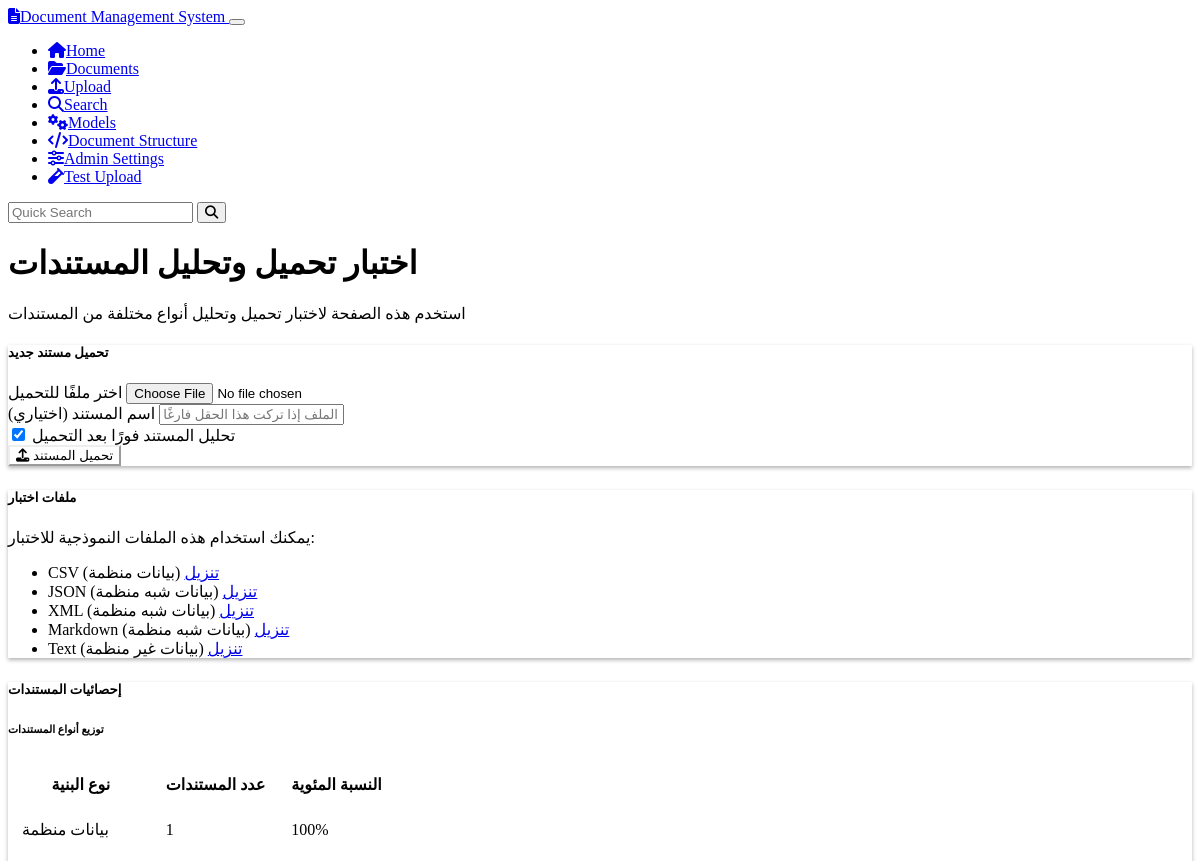
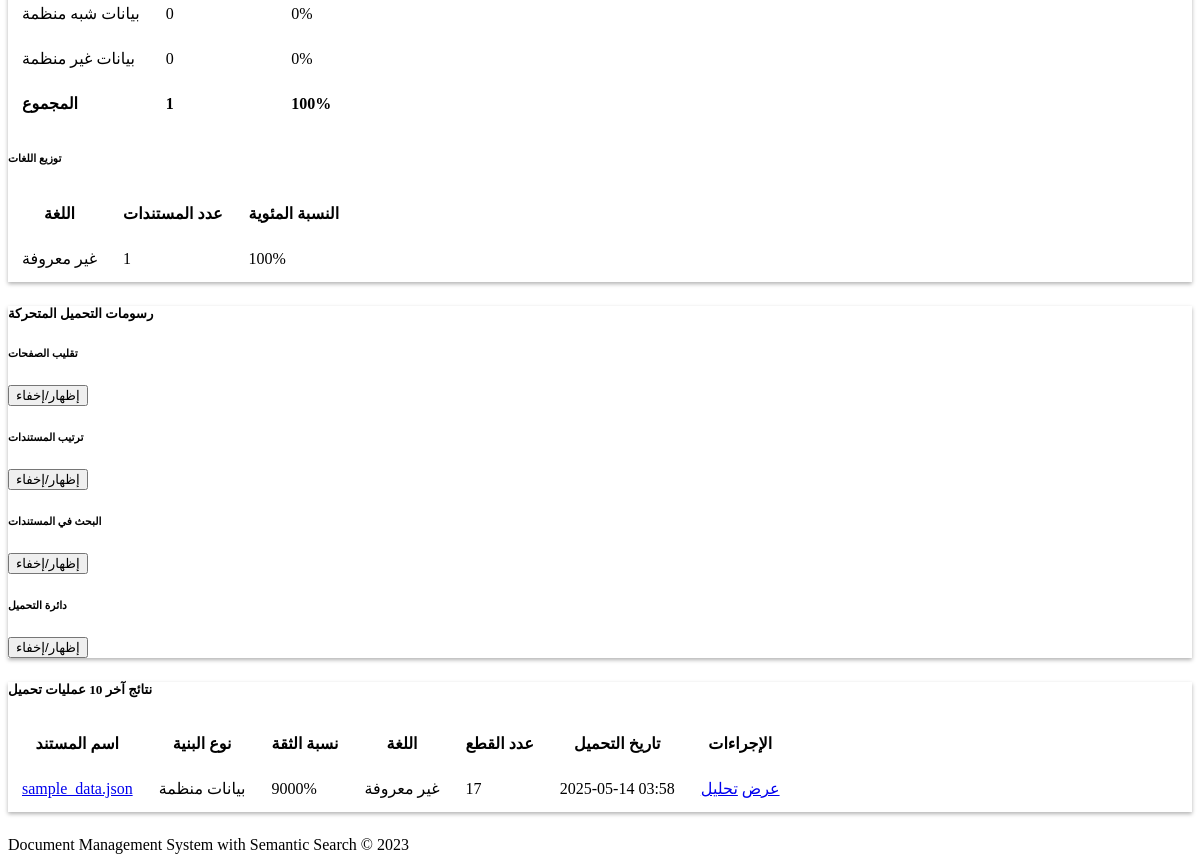
Page /test/upload on the earlier database version (2 pictures, top to bottom).
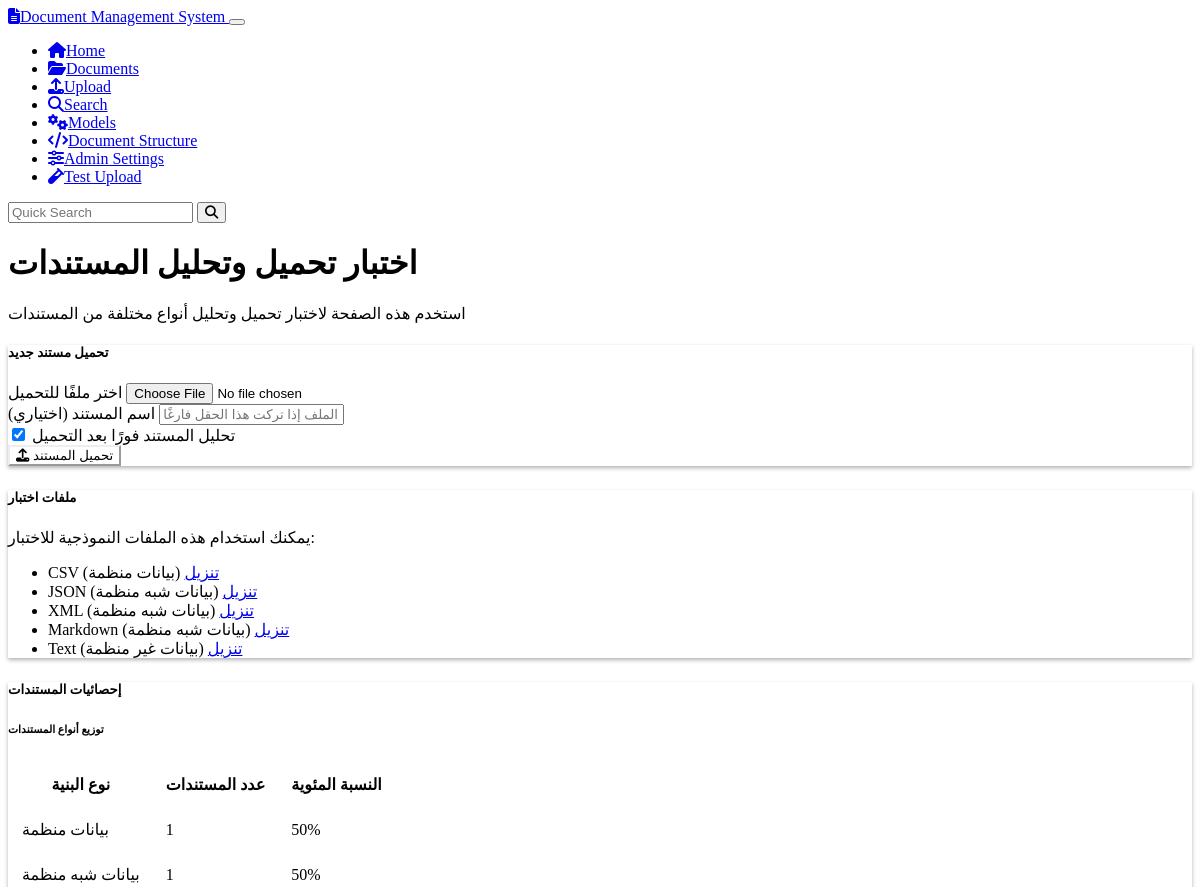
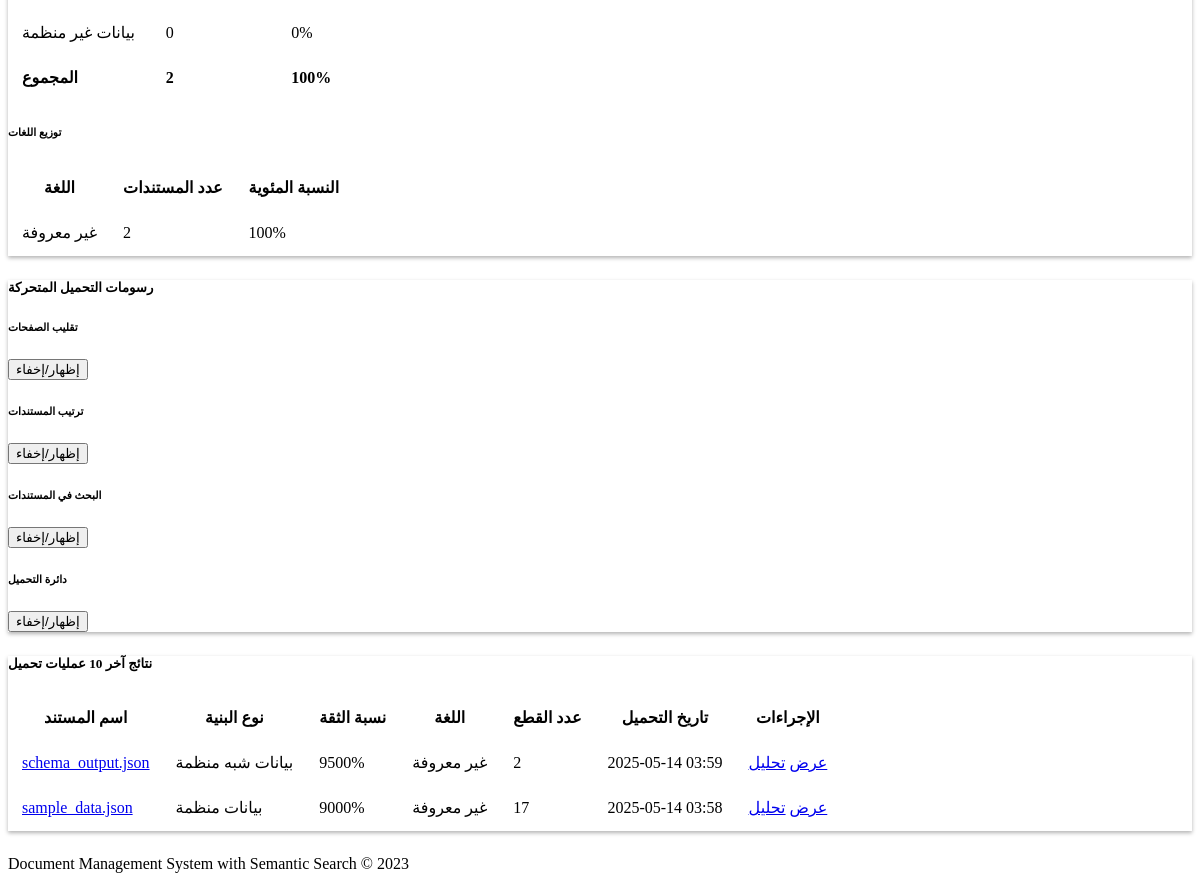
Same page on the later database version (2 pictures, top to bottom).
### models.py (models this page shows, shortened)
class Document(db.Model):
    id = db.Column(db.String(36), primary_key=True, default=lambda: str(uuid.uuid4()))
    name = db.Column(db.String(255), nullable=False)
    content = db.Column(db.Text, nullable=False)
    mime_type = db.Column(db.String(100), nullable=False)
    created_at = db.Column(db.DateTime, default=datetime.datetime.utcnow)
    updated_at = db.Column(db.DateTime, default=datetime.datetime.utcnow, onupdate=datetime.datetime.utcnow)
    chunks = db.relationship('Chunk', backref='document', cascade='all, delete-orphan')
    doc_metadata = db.relationship('Metadata', backref='document', cascade='all, delete-orphan')

### routes.py (the view)
@app.route('/test/upload')
def test_upload_page():
    stats = {
        'structured': 0,
        'semi_structured': 0,
        'unstructured': 0,
        'total': 0
    }
    language_stats = {}
    for doc in Document.query.all():
        stats['total'] += 1
        doc_metadata = {}
        for meta in Metadata.query.filter_by(document_id=doc.id).all():
            doc_metadata[meta.key] = meta.value
        structure_type = doc_metadata.get('detected_structure', 'unstructured')
        stats[structure_type] += 1
        language = doc_metadata.get('detected_language', 'unknown')
        language_stats[language] = language_stats.get(language, 0) + 1
    if stats['total'] > 0:
        stats['structured_percent'] = int(stats['structured'] / stats['total'] * 100)
        stats['semi_structured_percent'] = int(stats['semi_structured'] / stats['total'] * 100)
        stats['unstructured_percent'] = int(stats['unstructured'] / stats['total'] * 100)
    else:
        stats['structured_percent'] = 0
        stats['semi_structured_percent'] = 0
        stats['unstructured_percent'] = 0
    recent_documents = []
    for doc in Document.query.order_by(Document.created_at.desc()).limit(10).all():
        doc_metadata = {}
        for meta in Metadata.query.filter_by(document_id=doc.id).all():
            doc_metadata[meta.key] = meta.value
        chunk_count = Chunk.query.filter_by(document_id=doc.id).count()
        enriched_doc = {
            'id': doc.id,
            'name': doc.name,
            'structure_type': doc_metadata.get('detected_structure', 'unstructured'),
            'confidence': int(float(doc_metadata.get('detection_confidence', '0')) * 100),
            'language': doc_metadata.get('detected_language', 'unknown'),
            'chunk_count': chunk_count,
            'created_at': doc.created_at
        }
        recent_documents.append(enriched_doc)
    lang_names = {
        'ar': 'العربية',
        'en': 'الإنجليزية',
        'fr': 'الفرنسية',
        'es': 'الإسبانية',
        'de': 'الألمانية',
        'zh': 'الصينية',
        'ru': 'الروسية',
        'ja': 'اليابانية',
        'multilingual': 'متعدد اللغات',
        'unknown': 'غير معروفة'
    }
    return render_template(
        'test_upload.html',
        stats=stats,
        language_stats=language_stats,
        recent_documents=recent_documents,
        lang_names=lang_names
    )

### templates/test_upload.html (shortened to what this page needs)
{% extends 'base.html' %}
{% block content %}
<div class="container mt-4">
  <div class="row mb-4">
    <div class="col">
      <h1>اختبار تحميل وتحليل المستندات</h1>
      <p class="lead">استخدم هذه الصفحة لاختبار تحميل وتحليل أنواع مختلفة من المستندات</p>
    </div>
  </div>
  <div class="row mb-4">
    <div class="col-md-8">
      <div class="card">
        <div class="card-header bg-primary text-white">
          <h5 class="mb-0">تحميل مستند جديد</h5>
        </div>
        <div class="card-body">
          <form id="uploadForm" action="{{ url_for('upload') }}" method="post" enctype="multipart/form-data">
            <div class="mb-3">
              <label for="document" class="form-label">اختر ملفًا للتحميل</label>
              <input type="file" class="form-control" id="document" name="document" required>
            </div>
            <div class="mb-3">
              <label for="documentName" class="form-label">اسم المستند (اختياري)</label>
              <input type="text" class="form-control" id="documentName" name="name" placeholder="سيتم استخدام اسم الملف إذا تركت هذا الحقل فارغًا">
            </div>
            <div class="mb-3">
              <div class="form-check">
                <input class="form-check-input" type="checkbox" id="analyzeImmediately" name="analyze_immediately" checked>
                <label class="form-check-label" for="analyzeImmediately">
                  تحليل المستند فورًا بعد التحميل
                </label>
              </div>
            </div>
            <button type="submit" class="btn btn-primary">
              <i class="fas fa-upload me-1"></i> تحميل المستند
            </button>
          </form>
        </div>
      </div>
    </div>
    <div class="col-md-4">
      <div class="card">
        <div class="card-header bg-primary text-white">
          <h5 class="mb-0">ملفات اختبار</h5>
        </div>
        <div class="card-body">
          <p>يمكنك استخدام هذه الملفات النموذجية للاختبار:</p>
          <ul class="list-group">
            <li class="list-group-item d-flex justify-content-between align-items-center">
              <span>CSV (بيانات منظمة)</span>
              <a href="{{ url_for('static', filename='sample_data/sample.csv') }}" class="btn btn-sm btn-outline-primary" download>تنزيل</a>
            </li>
            <li class="list-group-item d-flex justify-content-between align-items-center">
              <span>JSON (بيانات شبه منظمة)</span>
              <a href="{{ url_for('static', filename='sample_data/sample.json') }}" class="btn btn-sm btn-outline-primary" download>تنزيل</a>
            </li>
            <li class="list-group-item d-flex justify-content-between align-items-center">
              <span>XML (بيانات شبه منظمة)</span>
              <a href="{{ url_for('static', filename='sample_data/sample.xml') }}" class="btn btn-sm btn-outline-primary" download>تنزيل</a>
            </li>
            <li class="list-group-item d-flex justify-content-between align-items-center">
              <span>Markdown (بيانات شبه منظمة)</span>
              <a href="{{ url_for('static', filename='sample_data/sample.md') }}" class="btn btn-sm btn-outline-primary" download>تنزيل</a>
            </li>
            <li class="list-group-item d-flex justify-content-between align-items-center">
              <span>Text (بيانات غير منظمة)</span>
              <a href="{{ url_for('static', filename='sample_data/sample.txt') }}" class="btn btn-sm btn-outline-primary" download>تنزيل</a>
            </li>
          </ul>
        </div>
      </div>
    </div>
  </div>
  <div class="row mb-4">
    <div class="col-12">
      <div class="card">
        <div class="card-header bg-primary text-white">
          <h5 class="mb-0">إحصائيات المستندات</h5>
        </div>
        <div class="card-body">
          <div class="row">
            <div class="col-md-6">
              <h6>توزيع أنواع المستندات</h6>
              <div class="table-responsive">
                <table class="table table-sm">
                  <thead>
                    <tr>
                      <th>نوع البنية</th>
                      <th>عدد المستندات</th>
                      <th>النسبة المئوية</th>
                    </tr>
                  </thead>
                  <tbody>
                    <tr>
                      <td>بيانات منظمة</td>
                      <td>{{ stats.structured }}</td>
                      <td>{{ stats.structured_percent }}%</td>
                    </tr>
                    <tr>
                      <td>بيانات شبه منظمة</td>
                      <td>{{ stats.semi_structured }}</td>
                      <td>{{ stats.semi_structured_percent }}%</td>
                    </tr>
                    <tr>
                      <td>بيانات غير منظمة</td>
                      <td>{{ stats.unstructured }}</td>
                      <td>{{ stats.unstructured_percent }}%</td>
                    </tr>
                    <tr class="table-info">
                      <td><strong>المجموع</strong></td>
                      <td><strong>{{ stats.total }}</strong></td>
                      <td><strong>100%</strong></td>
                    </tr>
                  </tbody>
                </table>
              </div>
            </div>
            <div class="col-md-6">
              <h6>توزيع اللغات</h6>
              <div class="table-responsive">
                <table class="table table-sm">
                  <thead>
                    <tr>
                      <th>اللغة</th>
                      <th>عدد المستندات</th>
                      <th>النسبة المئوية</th>
                    </tr>
                  </thead>
                  <tbody>
                    {% for lang, count in language_stats.items() %}
                    <tr>
                      <td>{{ lang_names.get(lang, lang) }}</td>
                      <td>{{ count }}</td>
                      <td>{{ (count / stats.total * 100)|int if stats.total > 0 else 0 }}%</td>
                    </tr>
                    {% endfor %}
                  </tbody>
                </table>
              </div>
            </div>
          </div>
        </div>
      </div>
    </div>
  </div>
  <div class="row mb-4">
    <div class="col-12">
      <div class="card">
        <div class="card-header bg-primary text-white">
          <h5 class="mb-0">رسومات التحميل المتحركة</h5>
        </div>
        <div class="card-body">
          <div class="row text-center">
            <div class="col-md-3">
              <h6>تقليب الصفحات</h6>
              <button class="btn btn-sm btn-outline-info mt-2" onclick="toggleAnimation('flip-animation', 'document-flip')">
                إظهار/إخفاء
              </button>
            </div>
            <div class="col-md-3">
              <h6>ترتيب المستندات</h6>
              <button class="btn btn-sm btn-outline-info mt-2" onclick="toggleAnimation('shuffle-animation', 'document-shuffle')">
                إظهار/إخفاء
              </button>
            </div>
            <div class="col-md-3">
              <h6>البحث في المستندات</h6>
              <button class="btn btn-sm btn-outline-info mt-2" onclick="toggleAnimation('search-animation', 'document-search')">
                إظهار/إخفاء
              </button>
            </div>
            <div class="col-md-3">
              <h6>دائرة التحميل</h6>
              <button class="btn btn-sm btn-outline-info mt-2" onclick="toggleAnimation('spinner-animation', 'loading-spinner')">
                إظهار/إخفاء
              </button>
            </div>
          </div>
        </div>
      </div>
    </div>
  </div>
  <div class="row mb-4">
    <div class="col-12">
      <div class="card">
        <div class="card-header bg-primary text-white">
          <h5 class="mb-0">نتائج آخر 10 عمليات تحميل</h5>
        </div>
        <div class="card-body">
          <div class="table-responsive">
            <table class="table table-hover">
              <thead>
                <tr>
                  <th>اسم المستند</th>
                  <th>نوع البنية</th>
                  <th>نسبة الثقة</th>
                  <th>اللغة</th>
                  <th>عدد القطع</th>
                  <th>تاريخ التحميل</th>
                  <th>الإجراءات</th>
                </tr>
              </thead>
              <tbody>
                {% for doc in recent_documents %}
                <tr>
                  <td><a href="{{ url_for('document_view', document_id=doc.id) }}">{{ doc.name }}</a></td>
                  <td>
                    {% if doc.structure_type == 'structured' %}
                      <span class="badge bg-primary">بيانات منظمة</span>
                    {% elif doc.structure_type == 'semi_structured' %}
                      <span class="badge bg-info">بيانات شبه منظمة</span>
                    {% else %}
                      <span class="badge bg-warning">بيانات غير منظمة</span>
                    {% endif %}
                  </td>
                  <td>{{ doc.confidence }}%</td>
                  <td>{{ lang_names.get(doc.language, doc.language) }}</td>
                  <td>{{ doc.chunk_count }}</td>
                  <td>{{ doc.created_at.strftime('%Y-%m-%d %H:%M') }}</td>
                  <td>
                    <div class="btn-group btn-group-sm">
                      <a href="{{ url_for('document_view', document_id=doc.id) }}" class="btn btn-outline-primary">عرض</a>
                      <a href="{{ url_for('document_analysis_page', document_id=doc.id) }}" class="btn btn-outline-info">تحليل</a>
                    </div>
                  </td>
                </tr>
                {% endfor %}
              </tbody>
            </table>
          </div>
        </div>
      </div>
    </div>
  </div>
</div>
{% endblock %}

### templates/base.html (shortened to what this page needs)
<!DOCTYPE html>
<html lang="en" data-bs-theme="dark">
<head>
    <link rel="stylesheet" href="https://cdn.replit.com/agent/bootstrap-agent-dark-theme.min.css">
    <link rel="stylesheet" href="https://cdnjs.cloudflare.com/ajax/libs/font-awesome/6.4.0/css/all.min.css">
    <link rel="stylesheet" href="{{ url_for('static', filename='css/custom.css') }}">
</head>
<body>
    <nav class="navbar navbar-expand-lg navbar-dark bg-dark">
        <div class="container">
            <a class="navbar-brand" href="{{ url_for('index') }}">
                <i class="fas fa-file-alt me-2"></i>Document Management System
            </a>
            <button class="navbar-toggler" type="button" data-bs-toggle="collapse" data-bs-target="#navbarNav"
                    aria-controls="navbarNav" aria-expanded="false" aria-label="Toggle navigation">
            </button>
            <div class="collapse navbar-collapse" id="navbarNav">
                <ul class="navbar-nav me-auto">
                    <li class="nav-item">
                        <a class="nav-link" href="{{ url_for('index') }}">
                            <i class="fas fa-home me-1"></i>Home
                        </a>
                    </li>
                    <li class="nav-item">
                        <a class="nav-link" href="{{ url_for('document_list') }}">
                            <i class="fas fa-folder-open me-1"></i>Documents
                        </a>
                    </li>
                    <li class="nav-item">
                        <a class="nav-link" href="{{ url_for('upload') }}">
                            <i class="fas fa-upload me-1"></i>Upload
                        </a>
                    </li>
                    <li class="nav-item">
                        <a class="nav-link" href="{{ url_for('search_page') }}">
                            <i class="fas fa-search me-1"></i>Search
                        </a>
                    </li>
                    <li class="nav-item">
                        <a class="nav-link" href="{{ url_for('model_management') }}">
                            <i class="fas fa-cogs me-1"></i>Models
                        </a>
                    </li>
                    <li class="nav-item">
                        <a class="nav-link" href="{{ url_for('document_schema_page') }}">
                            <i class="fas fa-code me-1"></i>Document Structure
                        </a>
                    </li>
                    <li class="nav-item">
                        <a class="nav-link" href="{{ url_for('admin_settings_page') }}">
                            <i class="fas fa-sliders-h me-1"></i>Admin Settings
                        </a>
                    </li>
                    <li class="nav-item">
                        <a class="nav-link" href="{{ url_for('test_upload_page') }}">
                            <i class="fas fa-vial me-1"></i>Test Upload
                        </a>
                    </li>
                </ul>
                <form class="d-flex" action="{{ url_for('search_page') }}" method="get">
                    <input class="form-control me-2" type="search" name="query" placeholder="Quick Search" aria-label="Search">
                    <button class="btn btn-outline-info" type="submit">
                        <i class="fas fa-search"></i>
                    </button>
                </form>
            </div>
        </div>
    </nav>
    <div class="container py-4">
        {% block content %}{% endblock %}
    </div>
    <footer class="footer mt-auto py-3 bg-dark">
        <div class="container text-center">
            <span class="text-muted">Document Management System with Semantic Search &copy; 2023</span>
        </div>
    </footer>
</body>
</html>

Differences in the rows shown:
added Document: name "schema_output.json", created_at "2025-05-14 03:59"
Other differences:
{{ stats.structured_percent }}: "100" → "50"
{{ stats.semi_structured }}: "0" → "1"
{{ stats.semi_structured_percent }}: "0" → "50"
{{ stats.total }}: "1" → "2"
new list line: "غير معروفة 2 100 %"
new list line: "بيانات شبه منظمة 9500 % غير معروفة 2 عرض تحليل"
list line gone: "غير معروفة 1 100 %"
